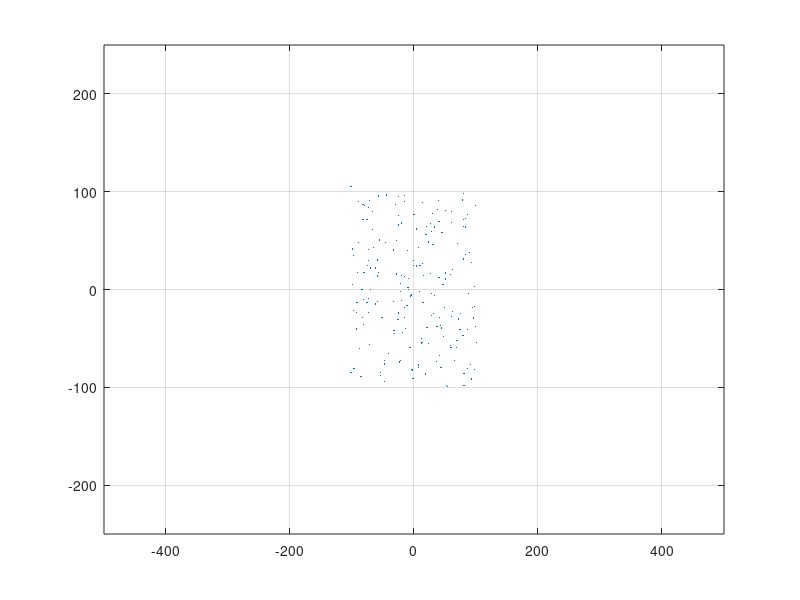

Recreate this plot in MATLAB. (Note: this script raises an error after producing the figure.)
%-----------------------------Prj2_1and2.m---------------------------------
% Simulation of brownian motion and chemotaxis of E.Coli
%  | Version  | Contribution | Time    | Comment
%  |   1.0     | Xinyu Zhou | 2017.6.8 | Initial verison from Xinyu Zhou
%  |   1.1     | H.F.       | 2017.6.10| Recorret square mean, add unit
%  |   2.0     | H.F.       | 2017.6.10| Use exponential distribution
% Team Nubmer: YunYang He, Xingyu Zhou, Yuejian Mo,YuHang Jia, XingYu Wang
%--------------------------------------------------------------------------
clear all;
num=200;% Number of bacteria
speed=2;% Speed. Unit: 2 mum in 0.1s
k=0.02;%gradient
frame=1000; 
frameseq=1:1:frame; % camera captuer 0.1s one frame in 100s.
x=200*(rand(num,1)-0.5);
y=200*(rand(num,1)-0.5); % Bacteria are random distrubtion
distX=zeros(num,frame);   % distance to start point at X-axis
distY=zeros(num,frame);   % distance to start point at Y-axis
pBacteria=plot(x,y,'.'); % population of bacteria
%sBacteria=plot(x(1),y(1),'.'); % single bacteria
axis([-500 500 -250 250]);% size of microfluicds channel. Unit: mu m
grid on; % To do: size set
pwrfun=[-0.5 0.5 0]%power function =[left right standy]

angle=zeros(num,1);
for j=frameseq  % here is poor biology meant!!
	figure(1);
	%x=x+s*(randn(n,1)+0.05*log(x+k));%driving force

	%Psedo normal distrubtion
        %x=x+speed*(randn(num,1));% no sync time in X-axis and Y-axis!!!!!
        %y=y+speed*randn(num,1);% what is meant of probability here? Insteresting

	% Expoenential distrubtion
	intva_run=exprnd(1,num,1); % time distrubtion of run intervals 
	intva_tum=exprnd(0.1,num,1); 
	angle=2*pi*rand(num,1)+angle;  % maybe corrlation for a short peroid
	t_online=intva_run.*intva_run./(intva_run+intva_tum);
        x=x+speed*t_online.*cos(angle);
	y=y+speed*t_online.*sin(angle);
	
	%Bionomal  distribution :to do...
	
	set(pBacteria,'XData',x,'YData',y,'MarkerSize',3); 
       	distX(:,j)=x-x0;
	distX_2(:,j)=distX(:,j).^2;
	distY(:,j)=y-y0;
	distY_2(:,j)=distY(:,j).^2;
    	drawnow limitrate;
	xlabel('\mum');	ylabel('\mum');
end

meanX=sum(distX(:,1:frame))/num;
meanX_2=sum(distX_2(:,1:frame))/num;
meanY=sum(distY(:,1:frame))/num;
meanY_2=sum(distY_2(:,1:frame))/num;
dist_2_mean=meanX_2+meanY_2;

figure(2);
subplot(2,2,1);% 
%plot(frameseq*0.1,[sqrt(dist_2_sum)',meanX(1,:)',meanY(1,:)'])
title('Population');
plot(frameseq*0.1,[meanX(1,:)',meanY(1,:)'])
title('Population');
legend('X-Mean of Distance','Y-Mean of Distance');
xlabel('Time(s)');
ylabel('\mum');
ylim([-250,250]);

subplot(2,2,2);
plot(frameseq*0.1,[meanX_2(1,:)',meanY_2(1,:)'])
title('Population');
legend('X-Mean Squance of Distance','Y-Mean Squance of Distance');
xlabel('Time(s)');
ylabel('\mum^2');

subplot(2,2,3);
plot(frameseq*0.1,[distX(2,:)',distY(2,:)'])
title('Single Bacteria');
legend('X-Mean of Distance','Y-Mean of Distance');
xlabel('Time(s)');
ylabel('\mum');
ylim([-250,250]);

subplot(2,2,4)
plot(frameseq*0.1,[distX_2(2,:)',distY_2(2,:)'])
title('Single Bacteria');
legend('X-Distance Square','Y-Distance Square');
xlabel('Time(s)');
ylabel('\mum^2');

figure(3);
comet(distX(2,:)',distY(2,:)');
title('Single Bacteria Random Walk Trajectory');
xlabel('\mu m');
ylabel('\mu m');
